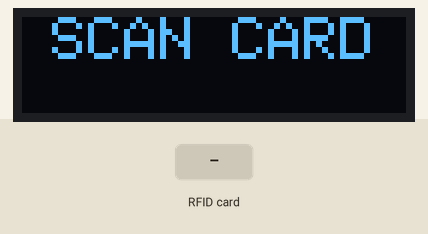
The sketch below on a simulated Arduino Uno, built with avr-gcc and run on an emulated ATmega328P. Shown: 128×32 one-colour display. The test bench sets the inputs (shaded band).

Above: at 1.3 s.
1.4 s: RFID card 5E 7A 19 C4 held to the reader
2.9 s: RFID card D4 7C 93 29 held to the reader
4.5 s: RFID card F3 08 E9 94 held to the reader
6.1 s: RFID card C3 60 B1 12 held to the reader
7.7 s: RFID card D4 7C 93 29 held to the reader
9.3 s: RFID card D4 7C 93 29 held to the reader
Timing chart, 0 to 11.8 s (numbered marks = the images above; inputs shaded):
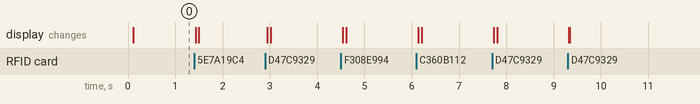

The sketch:

Task1.ino
```cpp
#include <Adafruit_GFX.h>                 //Library for OLED to display on the harware
#include <Adafruit_SSD1306.h>             //Library for the 4pin OLED for monochrome 128x32 pixels
#include <MFRC522.h>                      //Library for MFRC522 sensing module
#include <SPI.h>                          //Library for the Serial Perhiperal Interface (SPI) bus

//Display Settings
#define OLED_RESET 4
Adafruit_SSD1306 display(OLED_RESET);     //Intailises OLED reset signal to Pin A4

#define RST_PIN         8                 //Intailises MFRC522 Reset signal to Pin 8
#define SS_PIN          10                //Intailises MFRC522 Serial data signal to Pin 10

MFRC522 mfrc522(SS_PIN, RST_PIN);         //Creates instance for the MFRC522

String UID;                               //String that stores the RFID Tag's UID
String Name;                              //String that stores the RFID Tag's Name
String Role;                              //String that stores the RFID Tag's Role

byte sector         = 12;                 //Sector 12 holds the desired data
byte nameBlock      = 48;                 //Block 48 stores the name as Hexadecimal bytes
byte roleBlock      = 49;                 //Block 49 stores the role as Hexadecimal bytes
byte trailerBlock   = 51;                 //Sector trailer block 51

byte blocks[15];                          //Defined the blocks variable
byte size = sizeof(blocks);               //Defines the size of the blocks

void setup() {
  //Initialises serial communications with the PC
	Serial.begin(9600);
	// Does nothing if no serial port is opened
	while (!Serial);
	//Initialises the Serial Peripheral Interface (SPI) bus
	SPI.begin();
	//Initialises the MFRC522
	mfrc522.PCD_Init();

  //Initialises the OLED
  display.begin(SSD1306_SWITCHCAPVCC, 0x3C);
  display.clearDisplay();
  display.display();
  //Begins with "SCAN CARD" displayed on screen
  display.setTextColor(WHITE);
  display.setTextSize(2);
  display.setCursor(10,0);
  display.print("SCAN CARD");
  display.display();
}

void loop() {
	//This resets the loop if no new cards were present on the MFRC522 reader (saves the entire process when idle).
  if ( ! mfrc522.PICC_IsNewCardPresent()) {
    return;
  }

  // Select one of the tags
  if ( ! mfrc522.PICC_ReadCardSerial()) {
    return;
  }

  //Retrieves the UID to be stored as a string
  String content= "";
  //Store each hexadecimal data byte as a byte
  byte letter;
  //Iterates through the block 0 of the memory layout
  for (byte i = 0; i < mfrc522.uid.size; i++)
  {
     //Hexadecimal (Base 16)
     content.concat(String(mfrc522.uid.uidByte[i] < 0x10 ? " 0" : " "));
     content.concat(String(mfrc522.uid.uidByte[i], HEX));
  }

  //Displays the PICC type data of the card
  dump_byte_array(mfrc522.uid.uidByte, mfrc522.uid.size);

  //Displaying UID to LCD
  content.toUpperCase();
   //If the MFRC522 recieves a UID from an RFID tag this conditional statement commences...
  if(content.substring(1)!=UID){
    //Erases the content in the OLED
     erase();
     //Stores the UID from the tag to the string
     UID=content.substring(1);
     ////Distinguishes whehter the tag is the Guest, Stranger, Housekeeping and Room Service based on the UID
     if(UID == "D4 7C 93 29" || UID =="F3 08 E9 94"||UID =="C3 60 B1 12"||UID =="93 59 66 12") {
      //Reads the written data blocks within sector 12 for each valid tag
      ReadData();
       }else{
      //Function for the UNKNOWN tag with a different UID to be displayed the OLED
      unknownUID();
     }
  }
  //Each scanned ID tags eventually reverts back to the original "SCAN CARD" display on the OLED
  Default();
}

  //Reads the data from the Mifare Classic 1K Card
  void ReadData() {
    //Recieves the UID in block 0 to be presented on the OLED
    printUID();
    //Receives the Hex to ASCII databytes from block 48 (Name) to be presented on the OLED
    getName();
    //Recieves the Hex to ASCII databyes from block 49 (Role) to be presented on OLED
    getRole();
  }

  //Receieves the Hexadecimal from the selected block
  void dump_byte_array(byte *blocks, byte blocksSize)
  {
    for (byte i = 0; i < blocksSize; i++) {
        String stringOne = String(blocks[i],HEX);
    }
  }

  //Converts the Hexadecimal from the selected block to ASCII value
  String dump_byte_array_string(byte *blocks, byte blocksSize) {
    String stringOne;
    for (byte i = 0; i < blocksSize; i++) {
         stringOne.concat((char)blocks[i]);
    }
    return stringOne;
  }

  void getName()
  {
    //This reads the bytes within the name block (sector 48)
    mfrc522.MIFARE_Read(nameBlock, blocks, &size);
    //Stores the ASCII value into "Name" as a string variable from the function
    Name = dump_byte_array_string(blocks, 16);
    //Calls the function that presents the name on the OLED
    printName();
  }

  void getRole()
  {
    //This reads the bytes within the role block (sector 49)
    mfrc522.MIFARE_Read(roleBlock, blocks, &size);
    //Stores the ASCII value into "Role" as a string variable from the function
    Role = dump_byte_array_string(blocks, 16);
     //Calls the function that presents the "Role" on the OLED
    printRole();
  }

  //Displays the original Text "SCAN CARD"
  void Default()
  {
    display.clearDisplay();
    display.display();
    display.setTextColor(WHITE);
    display.setTextSize(2);
    display.setCursor(10,0);
    display.print("SCAN CARD");
    display.display();
  }

  //Function displays the unknown UID tag on the OLED
   void unknownUID(){
    //Prints the UID on the OLED
    printUID();
    //Displays the text "UNKNOWN" on the OLED
    display.clearDisplay();
    display.display();
    display.setTextColor(WHITE);
    display.setTextSize(2);
    display.setCursor(0,10);
    display.print("UNKNOWN");
    display.display();
  }

  //Function prints the block 0 (UID) on the OLED
  void printUID()
  {
    //Displays the text "UID: "
    display.setTextColor(WHITE);
    display.setTextSize(1);
    display.setCursor(0,0);
    display.print("UID: ");
    //Presents the recieved "UID" as a string
    display.setCursor(30,0);
    display.print(UID);
    display.display();
  }

   //Function prints the Hex to ASCII databyes from block 48 (Name) on the OLED
  void printName()
  {
    //Displays the text "Name: "
    display.setTextColor(WHITE);
    display.setTextSize(1);
    display.setCursor(0,10);
    display.print("Name: ");
    //Presents the recieved "name" as a string
    display.setCursor(30,10);
    display.print(Name);
    display.display();
  }


  //Function prints the Hex to ASCII databyes from block 49 (Role) the on OLED
  void printRole()
  {
   //Displays the text "Role: "
    display.setTextColor(WHITE);
    display.setTextSize(1);
    display.setCursor(0,20);
    display.print("Role: ");
    //Presents the recieved "role" as a string
    display.setCursor(30,20);
    display.print(Role);
    display.display();
  }

   //Function erases all the contents in the OLED
  void erase()
  {
    display.clearDisplay();
    display.setTextColor(BLACK);
    display.setTextSize(1);
    display.setCursor(30,20);
    //Erases the UID string
    display.print(UID);
    //Erases the "Name" string
    display.print(Name);
    //Erases the "Role" string
    display.print(Role);
    display.display();
  }
```
